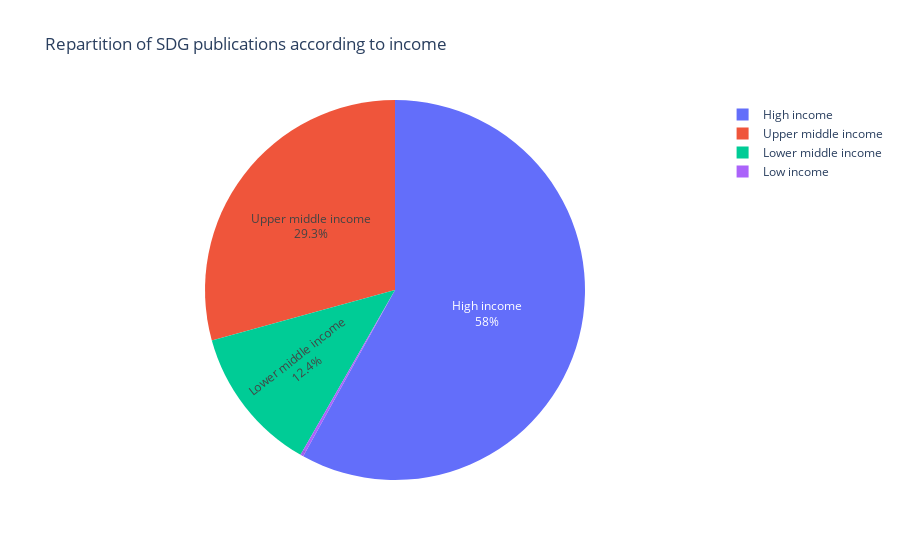

This figure's notebook cell:
### Code cell
import plotly.express as px

fig = px.pie(df_dst, values='count', names=df_dst.index, title='Repartition of SDG publications according to income', template="plotly")
fig.update_traces(textposition='inside', textinfo='percent+label')
fig.write_image("../SDG_income_ratio.jpeg")
fig.show()

### Figure 1 — Plotly figure (JSON) as saved in the notebook; plotly's stock layout.template omitted (floating-point values rounded to 4 significant figures)
{"data": [{"domain": {"x": [0.0, 1.0], "y": [0.0, 1.0]}, "hovertemplate": "index=%{label}<br>count=%{value}<extra></extra>", "labels": ["High income", "Upper middle income", "Lower middle income", "Low income"], "legendgroup": "", "name": "", "showlegend": true, "values": [108155, 54582, 23180, 480], "type": "pie", "textinfo": "percent+label", "textposition": "inside"}], "layout": {"legend": {"tracegroupgap": 0}, "title": {"text": "Repartition of SDG publications according to income"}}}
